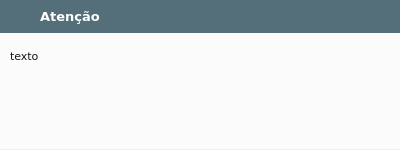
<?xml version="1.0" encoding="UTF-8"?>
<ui version="4.0">
 <class>Dialog</class>
 <widget class="QDialog" name="Dialog">
  <property name="windowModality">
   <enum>Qt::WindowModal</enum>
  </property>
  <property name="enabled">
   <bool>true</bool>
  </property>
  <property name="geometry">
   <rect>
    <x>0</x>
    <y>0</y>
    <width>400</width>
    <height>150</height>
   </rect>
  </property>
  <property name="sizePolicy">
   <sizepolicy hsizetype="Expanding" vsizetype="Expanding">
    <horstretch>0</horstretch>
    <verstretch>0</verstretch>
   </sizepolicy>
  </property>
  <property name="minimumSize">
   <size>
    <width>400</width>
    <height>150</height>
   </size>
  </property>
  <property name="maximumSize">
   <size>
    <width>400</width>
    <height>16777215</height>
   </size>
  </property>
  <property name="windowTitle">
   <string>Dialog</string>
  </property>
  <property name="styleSheet">
   <string notr="true">gridline-color: rgb(0, 0, 0);
</string>
  </property>
  <property name="modal">
   <bool>false</bool>
  </property>
  <widget class="QWidget" name="principal" native="true">
   <property name="geometry">
    <rect>
     <x>0</x>
     <y>0</y>
     <width>400</width>
     <height>150</height>
    </rect>
   </property>
   <property name="sizePolicy">
    <sizepolicy hsizetype="Expanding" vsizetype="Expanding">
     <horstretch>0</horstretch>
     <verstretch>0</verstretch>
    </sizepolicy>
   </property>
   <property name="minimumSize">
    <size>
     <width>150</width>
     <height>0</height>
    </size>
   </property>
   <property name="styleSheet">
    <string notr="true"/>
   </property>
   <widget class="QWidget" name="conteudo" native="true">
    <property name="geometry">
     <rect>
      <x>0</x>
      <y>-1</y>
      <width>400</width>
      <height>150</height>
     </rect>
    </property>
    <property name="minimumSize">
     <size>
      <width>150</width>
      <height>0</height>
     </size>
    </property>
    <property name="styleSheet">
     <string notr="true">background-color: #fbfbfb;</string>
    </property>
    <widget class="QLabel" name="notify_label">
     <property name="geometry">
      <rect>
       <x>10</x>
       <y>50</y>
       <width>380</width>
       <height>85</height>
      </rect>
     </property>
     <property name="sizePolicy">
      <sizepolicy hsizetype="Fixed" vsizetype="Expanding">
       <horstretch>0</horstretch>
       <verstretch>1</verstretch>
      </sizepolicy>
     </property>
     <property name="minimumSize">
      <size>
       <width>380</width>
       <height>0</height>
      </size>
     </property>
     <property name="maximumSize">
      <size>
       <width>380</width>
       <height>16777215</height>
      </size>
     </property>
     <property name="sizeIncrement">
      <size>
       <width>0</width>
       <height>1</height>
      </size>
     </property>
     <property name="font">
      <font>
       <family>Verdana</family>
       <pointsize>8</pointsize>
       <weight>50</weight>
       <bold>false</bold>
       <stylestrategy>PreferAntialias</stylestrategy>
      </font>
     </property>
     <property name="cursor">
      <cursorShape>ArrowCursor</cursorShape>
     </property>
     <property name="styleSheet">
      <string notr="true">color: rgb(21, 21, 21);</string>
     </property>
     <property name="inputMethodHints">
      <set>Qt::ImhMultiLine</set>
     </property>
     <property name="text">
      <string>texto</string>
     </property>
     <property name="textFormat">
      <enum>Qt::AutoText</enum>
     </property>
     <property name="scaledContents">
      <bool>true</bool>
     </property>
     <property name="alignment">
      <set>Qt::AlignLeading|Qt::AlignLeft|Qt::AlignTop</set>
     </property>
     <property name="wordWrap">
      <bool>true</bool>
     </property>
     <property name="textInteractionFlags">
      <set>Qt::LinksAccessibleByMouse</set>
     </property>
    </widget>
    <widget class="QWidget" name="topo" native="true">
     <property name="geometry">
      <rect>
       <x>0</x>
       <y>0</y>
       <width>400</width>
       <height>34</height>
      </rect>
     </property>
     <property name="minimumSize">
      <size>
       <width>400</width>
       <height>34</height>
      </size>
     </property>
     <property name="maximumSize">
      <size>
       <width>400</width>
       <height>34</height>
      </size>
     </property>
     <property name="styleSheet">
      <string notr="true">background-color: #546e7a;</string>
     </property>
     <layout class="QHBoxLayout" name="horizontalLayout" stretch="0,0">
      <property name="spacing">
       <number>10</number>
      </property>
      <property name="sizeConstraint">
       <enum>QLayout::SetDefaultConstraint</enum>
      </property>
      <property name="leftMargin">
       <number>10</number>
      </property>
      <property name="topMargin">
       <number>0</number>
      </property>
      <property name="rightMargin">
       <number>0</number>
      </property>
      <property name="bottomMargin">
       <number>0</number>
      </property>
      <item>
       <widget class="QLabel" name="icon">
        <property name="minimumSize">
         <size>
          <width>20</width>
          <height>20</height>
         </size>
        </property>
        <property name="maximumSize">
         <size>
          <width>20</width>
          <height>20</height>
         </size>
        </property>
        <property name="text">
         <string/>
        </property>
       </widget>
      </item>
      <item>
       <widget class="QLabel" name="label">
        <property name="minimumSize">
         <size>
          <width>380</width>
          <height>34</height>
         </size>
        </property>
        <property name="maximumSize">
         <size>
          <width>380</width>
          <height>34</height>
         </size>
        </property>
        <property name="font">
         <font>
          <family>Verdana</family>
          <pointsize>10</pointsize>
          <weight>75</weight>
          <bold>true</bold>
          <stylestrategy>PreferAntialias</stylestrategy>
         </font>
        </property>
        <property name="styleSheet">
         <string notr="true">color: rgb(255, 255, 255);</string>
        </property>
        <property name="text">
         <string>Atenção</string>
        </property>
        <property name="textInteractionFlags">
         <set>Qt::LinksAccessibleByMouse</set>
        </property>
       </widget>
      </item>
     </layout>
    </widget>
   </widget>
  </widget>
 </widget>
 <layoutdefault spacing="6" margin="11"/>
 <resources/>
 <connections/>
</ui>
